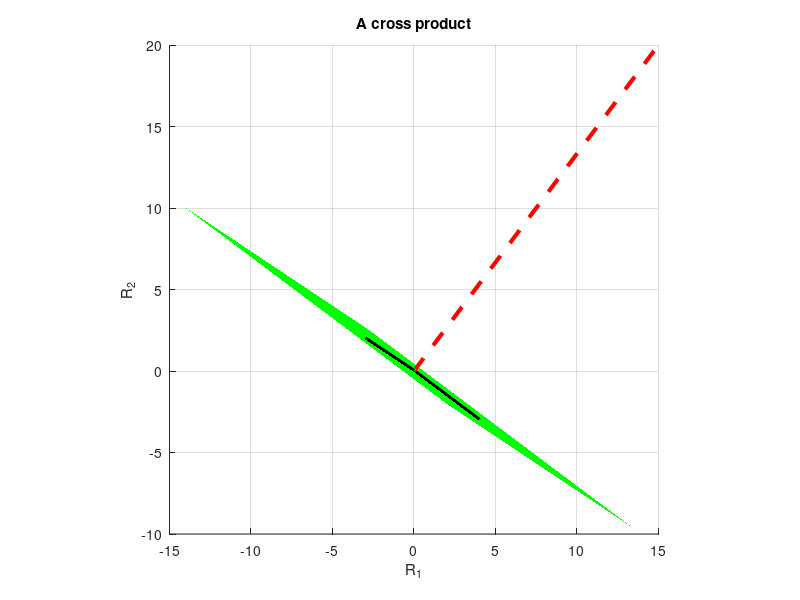

This figure's MATLAB source:
%%
%     COURSE: Linear algebra: theory and implementation
%    SECTION: Vectors
%      VIDEO: Vector cross product
% Instructor: sincxpress.com
% Course url: https://www.udemy.com/course/linear-algebra-theory-and-implementation/?couponCode=202110
%
%%
clear, clc 

%%

% create vectors
v1  = [ -3  2 5 ];
v2  = [  4 -3 0 ];

% MATLAB's cross-product function
v3a = cross( v1,v2 );

% "manual" method
v3b = [ v1(2)*v2(3) - v1(3)*v2(2) ;
        v1(3)*v2(1) - v1(1)*v2(3) ;
        v1(1)*v2(2) - v1(2)*v2(1) ];

    
%%% draw the vectors and the plane they span
figure(5), clf, hold on
h = ezmesh( @(s,t)v1(1)*s+v2(1)*t , @(s,t)v1(2)*s+v2(2)*t , @(s,t)v1(3)*s+v2(3)*t , [-1 1 -1 1]*2);
set(h,'facecolor','g','cdata',ones(50),'EdgeColor','none')

% individual vectors
plot3([0 v1(1)],[0 v1(2)],[0 v1(3)],'k','linew',3)
plot3([0 v2(1)],[0 v2(2)],[0 v2(3)],'k','linew',3)
plot3([0 v3a(1)],[0 v3a(2)],[0 v3a(3)],'r--','linew',3)

% make the plot look a bit nicer
xlabel('R_1'), ylabel('R_2'), zlabel('R_3')
axis square
grid on, rotate3d on, hold on
title('A cross product')

%% done.
